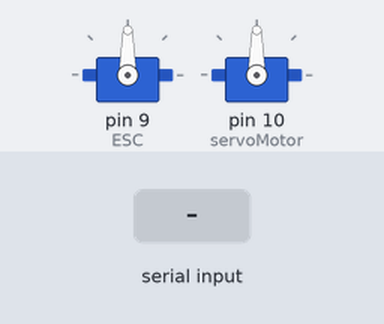
Recording of a sketch running on a simulated Arduino Uno, built with avr-gcc and run on an emulated ATmega328P. Shown: 2 × servo. The inputs (shaded band) are chosen by the test bench. What the sketch prints to the serial monitor is not drawn.

Above: at 1.2 s.
1.3 s: "V90\n" received over Serial
At 2.5 s:
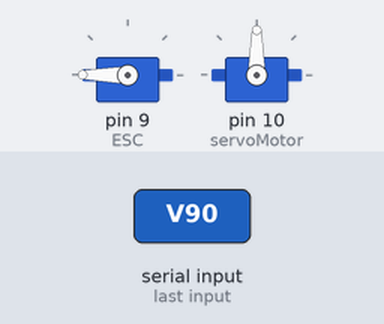
2.8 s: "V,45\n" received over Serial
At 4.0 s:
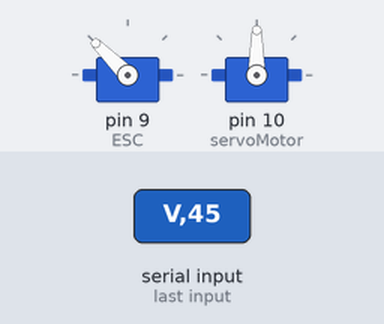
4.3 s: "V" received over Serial
At 5.6 s:
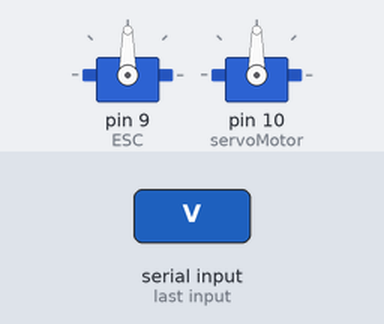
Timing chart, 0 to 7.3 s (numbered marks = the images above; inputs shaded):
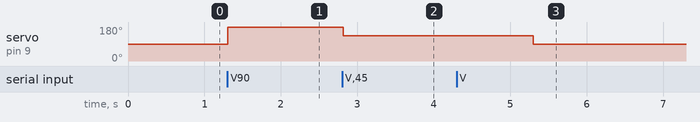

Measured:
- after the input at 1.3 s, servo on pin 9 (ESC): 90° → 180° at once
- after the input at 2.8 s, servo on pin 9 (ESC): 180° → 135° at once
- after the input at 4.3 s, servo on pin 9 (ESC): 135° → 90° after 1.0 s

The sketch:

Dir_y_vel.ino
```cpp
#include <Servo.h>

Servo ESC;     // create servo object to control the ESC
Servo servoMotor;

int data_vel;
int entrada=0;
int data_dir=0;
int max_izquierda = 70; // valor maximo de la izquierda
int max_derecha = 110;  // valor maximo de la derecha
int centro = 90;      // valor del centro

char c;

void setup() {

  Serial.begin(9600);
  ESC.attach(9,1000,2000); // Attach the ESC on pin 9 (pin, min pulse width, max pulse width in microseconds)
  ESC.write(90);

  servoMotor.attach(10);     //pin de salida
  servoMotor.write(centro);  //Inicializar posición de servomotor.
}

void loop() {

  while (Serial.available() > 0){
    c=Serial.read();

    if(c=='V'){
      entrada = Serial.parseInt();
    }
    if(c=='D'){
      data_dir = Serial.parseInt();
    }
  }


      //String str_vel = Serial.readStringUntil('\n');// leer lo que se recibe por el puerto serial
      //entrada = str_vel.toInt(); // convertir a entero lo que se lee en el puerto serial
      data_vel = entrada + 90;
      Serial.println(data_vel); // imprimir el entero en el puerto serial
      if(data_vel>=0 && data_vel<=180){ // condicion para no pasar los limites del motor y evitar forzarlo
        ESC.write(data_vel); // envia la velocidad al motor
      }

      //String str_dir = Serial.readStringUntil('\n');// leer lo que se recibe por el puerto serial
      //data_dir = str_dir.toInt(); // convertir a entero lo que se lee en el puerto serial
      Serial.println(data_dir); // imprimir el entero en el puerto serial
      if(data_dir>=max_izquierda && data_dir<=max_derecha){ // condicion para no pasar los limites del servo y evitar forzarlo
        servoMotor.write(data_dir); // envia el angulo al servo
  }
}
```
